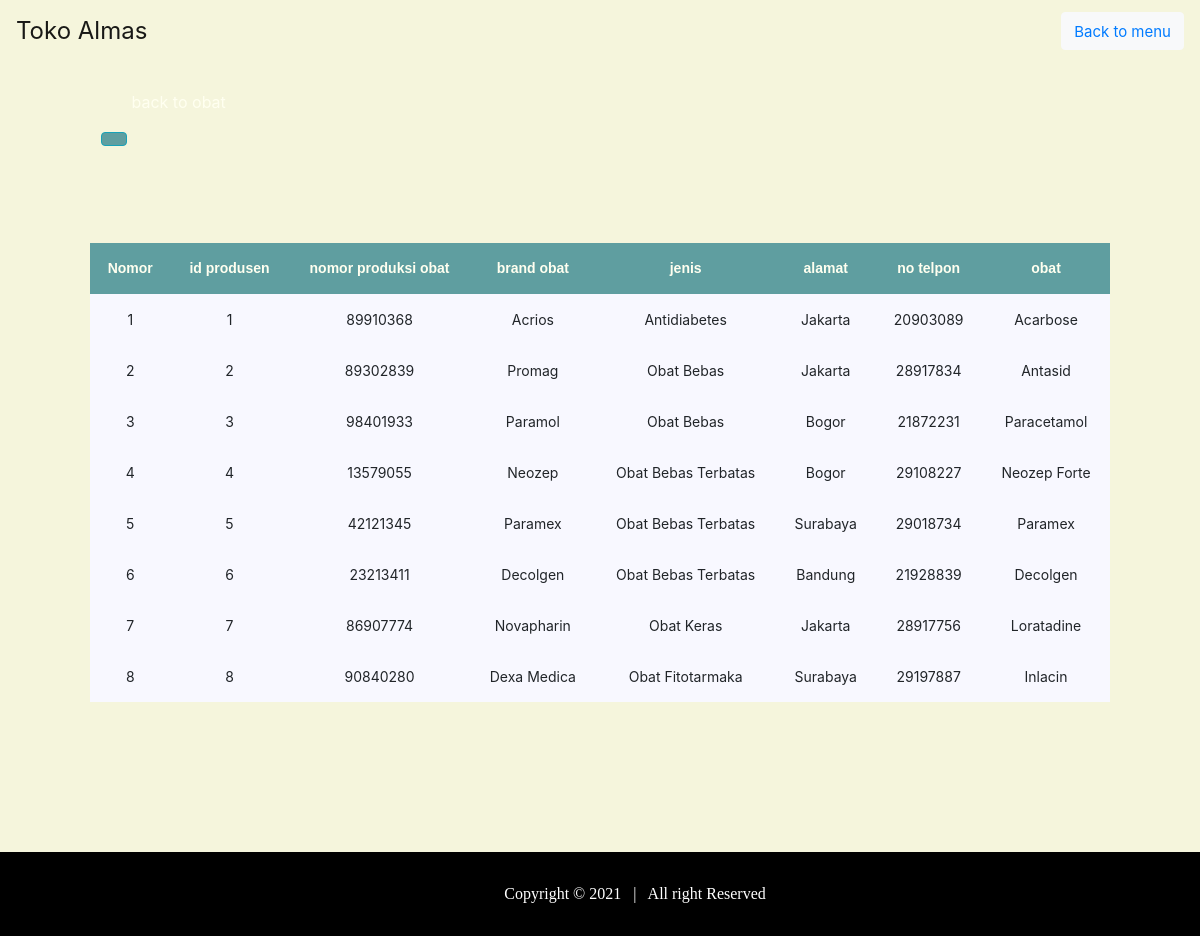
The app's page /brand.php (signed in) with its own data.
### tables this page shows
CREATE TABLE `produsen` (
  `id_produsen` int(20) NOT NULL,
  `nomor_produksi_obat` int(20) NOT NULL,
  `brand_obat` varchar(20) NOT NULL,
  `id_jenis` int(20) NOT NULL,
  `alamat` varchar(50) NOT NULL,
  `no_telp` int(20) NOT NULL,
  `kode_obat` int(20) NOT NULL
);

CREATE TABLE `obat` (
  `kode_obat` int(20) NOT NULL,
  `nomor_produksi_obat` int(20) NOT NULL,
  `nama_obat` varchar(20) NOT NULL,
  `brand_obat` varchar(20) NOT NULL,
  `expired_obat` date NOT NULL,
  `manufactured_obat` date NOT NULL,
  `jenis_obat` varchar(20) NOT NULL,
  `stok_obat` int(20) NOT NULL,
  `harga_obat` int(20) NOT NULL
);

### functions.php (called while the page is built, shortened)
<?php
$conn = mysqli_connect("localhost", "root", "", "almassistem");
function query($query) {
    global $conn;
    $result = mysqli_query($conn, $query);
    $rows = [];
    while ($row = mysqli_fetch_assoc($result)) {
      $rows[] = $row;
    }
    return $rows;
  }
?>

### brand.php (the view, shortened to what this page needs)
<?php
require 'functions.php';
$produsen = query("SELECT * FROM produsen
                            INNER JOIN jenis ON produsen.id_jenis = jenis.id_jenis
                            INNER JOIN obat ON produsen.kode_obat = obat.kode_obat
");
 ?>
<!DOCTYPE html>
<html lang="en">
<head>
    <link rel="stylesheet" href="https://cdn.jsdelivr.net/npm/bootstrap@4.5.3/dist/css/bootstrap.min.css">
    <link rel="stylesheet" type="text/css" href="style.css">
    <link rel="stylesheet" href="https://cdn.jsdelivr.net/npm/bootstrap@4.5.3/dist/css/bootstrap.min.css">
    <link rel="stylesheet" type="text/css" href="styleobat.css">
</head>
<body>
<header>
        <nav class="navbar navbar-expand-lg navbar-light bg-transparent">
            <a class="navbar-brand text-black" >Toko Almas</a>
            <div class="collapse navbar-collapse" id="navbarSupportedContent">
                <ul class="navbar-nav ml-auto">
                    <li class="nav-item">
                        <button type="button" class="btn btn-light"><a href="menu.php" style="font-size: 15px;">Back to menu</a></button>
                    </li>
                </ul>
            </div>
        </nav>
    </header>
    <a  href="index.php" class="btn btn-info" style="margin-top: 70px; margin-left: 101px; background-color: CadetBlue;"> <a href="index.php" style="color: Ivory;"> back to obat </a><br>
    <br> <br>
    <br>
    <table align="center" border="1" cellpadding="10" cellspacing="0">
        <tr>
            <th>Nomor</ths>
            <th>id produsen</th>
            <th> nomor produksi obat</th>
            <th>brand obat</th>
            <th>jenis</th>
            <th>alamat</th>
            <th>no telpon</th>
            <th> obat</th>
        </tr>
        <?php $i = 1; ?>
        <?php foreach ($produsen as $row) : ?>
        <tr>
            <td><?= $i; ?></td>
            <td> <?= $row["id_produsen"]; ?> </td>
            <td> <?= $row["nomor_produksi_obat"]; ?> </td>
            <td> <?= $row["brand_obat"]; ?> </td>
            <td> <?= $row["jenis_obat"]; ?> </td>
            <td> <?= $row["alamat"]; ?> </td>
            <td> <?= $row["no_telp"]; ?> </td>
            <td> <?= $row["nama_obat"]; ?> </td>
        </tr>
        <?php $i++; ?>
        <?php endforeach; ?>
    </table>
</body>
<footer>
        <div class='footer-left' style="text-align: center;">
          Copyright  &#169; 2021 &nbsp;&nbsp;|&nbsp;&nbsp;  All right Reserved
        </div>
    </footer>
</html>

### style.css (style rules this page uses)
.navbar-brand { font-size: 18pt; }

### styleobat.css (style rules this page uses)
.navbar-brand { font-size: 24px; }
body { padding: 0; margin: 0; background-color: Beige; }
table, th, td { text-align: center; border: 1px Ivory; border-collapse: collapse; }
th { background-color: CadetBlue; color: Ivory; font-family: Arial, Helvetica, sans-serif;; font-size: 14px; }
td { background-color: GhostWhite; font-size: 14px; }
th, td { padding: 15px; }
table { margin-top: 25px; margin-bottom: 20px; width: 85%; }
footer { background-color: black; color: white; font-family: 'EB Garamond'; padding: 30px 30px 30px 100px; margin-top: 150px; }

### records on screen
produsen: id_produsen "1", kode_obat.nomor_produksi_obat "89910368", kode_obat.brand_obat "Acrios", kode_obat.jenis_obat "Antidiabetes", alamat "Jakarta", no_telp "20903089", kode_obat.nama_obat "Acarbose"
produsen: id_produsen "2", kode_obat.nomor_produksi_obat "89302839", kode_obat.brand_obat "Promag", kode_obat.jenis_obat "Obat Bebas", alamat "Jakarta", no_telp "28917834", kode_obat.nama_obat "Antasid"
produsen: id_produsen "3", kode_obat.nomor_produksi_obat "98401933", kode_obat.brand_obat "Paramol", kode_obat.jenis_obat "Obat Bebas", alamat "Bogor", no_telp "21872231", kode_obat.nama_obat "Paracetamol"
produsen: id_produsen "4", kode_obat.nomor_produksi_obat "13579055", kode_obat.brand_obat "Neozep", kode_obat.jenis_obat "Obat Bebas Terbatas", alamat "Bogor", no_telp "29108227", kode_obat.nama_obat "Neozep Forte"
produsen: id_produsen "5", kode_obat.nomor_produksi_obat "42121345", kode_obat.brand_obat "Paramex", kode_obat.jenis_obat "Obat Bebas Terbatas", alamat "Surabaya", no_telp "29018734", kode_obat.nama_obat "Paramex"
produsen: id_produsen "6", kode_obat.nomor_produksi_obat "23213411", kode_obat.brand_obat "Decolgen", kode_obat.jenis_obat "Obat Bebas Terbatas", alamat "Bandung", no_telp "21928839", kode_obat.nama_obat "Decolgen"
produsen: id_produsen "7", kode_obat.nomor_produksi_obat "86907774", kode_obat.brand_obat "Novapharin", kode_obat.jenis_obat "Obat Keras", alamat "Jakarta", no_telp "28917756", kode_obat.nama_obat "Loratadine"
produsen: id_produsen "8", kode_obat.nomor_produksi_obat "90840280", kode_obat.brand_obat "Dexa Medica", kode_obat.jenis_obat "Obat Fitotarmaka", alamat "Surabaya", no_telp "29197887", kode_obat.nama_obat "Inlacin"
